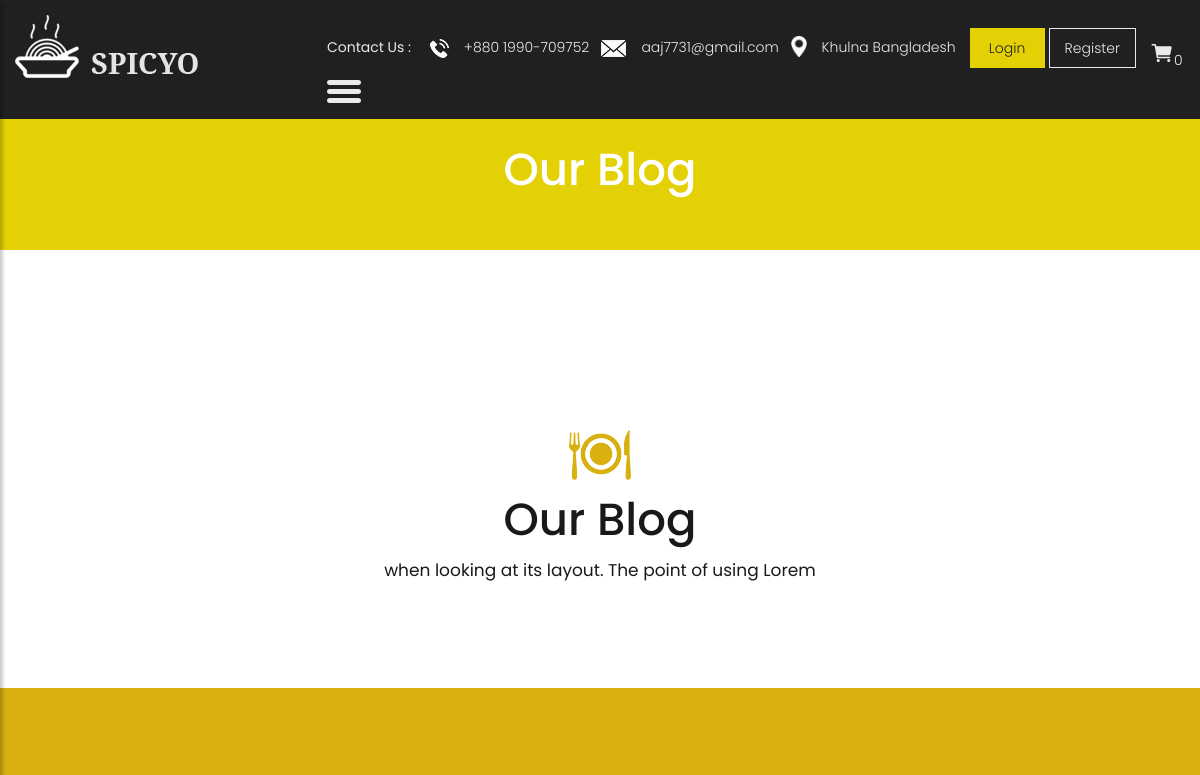
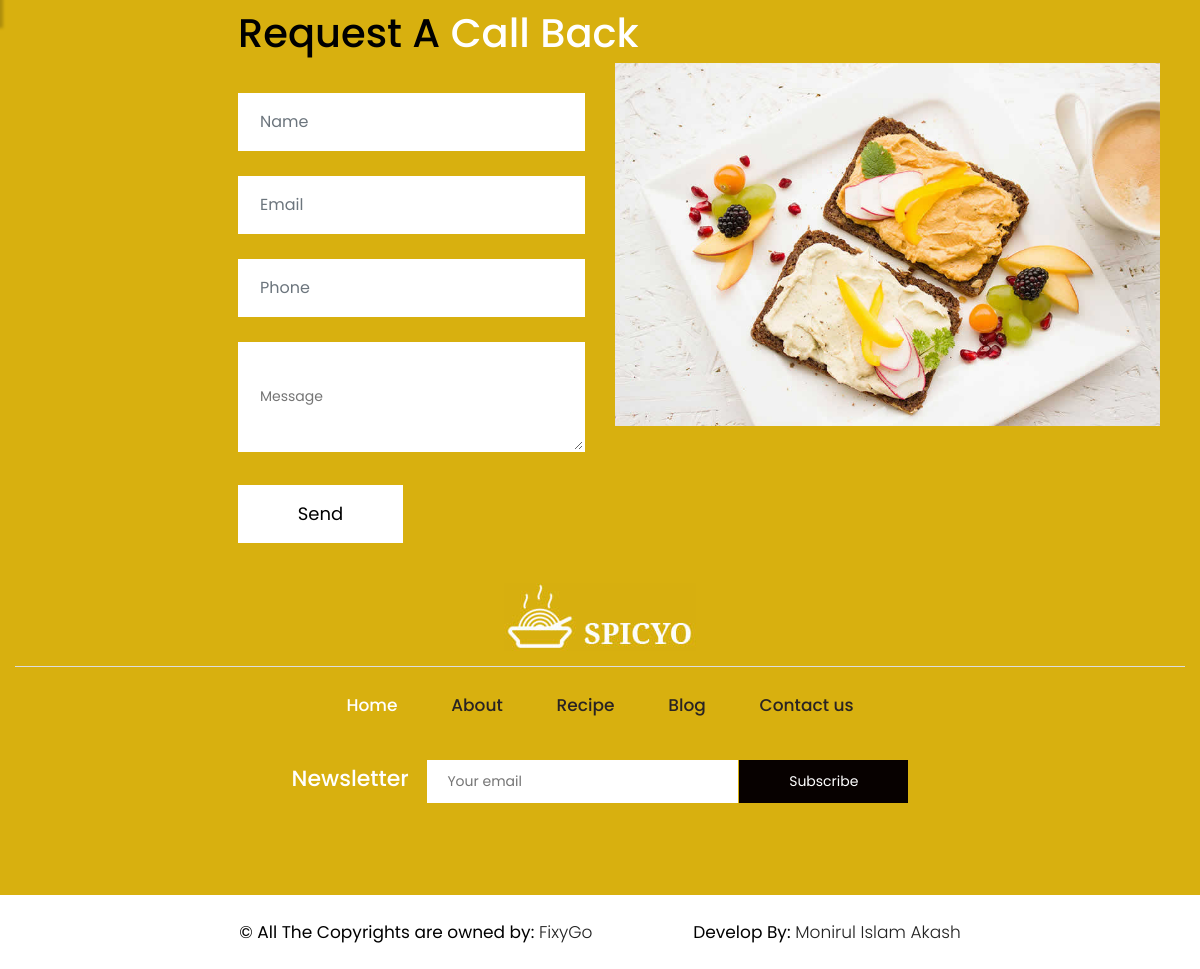
Page /blog on the earlier database version (2 pictures, top to bottom).
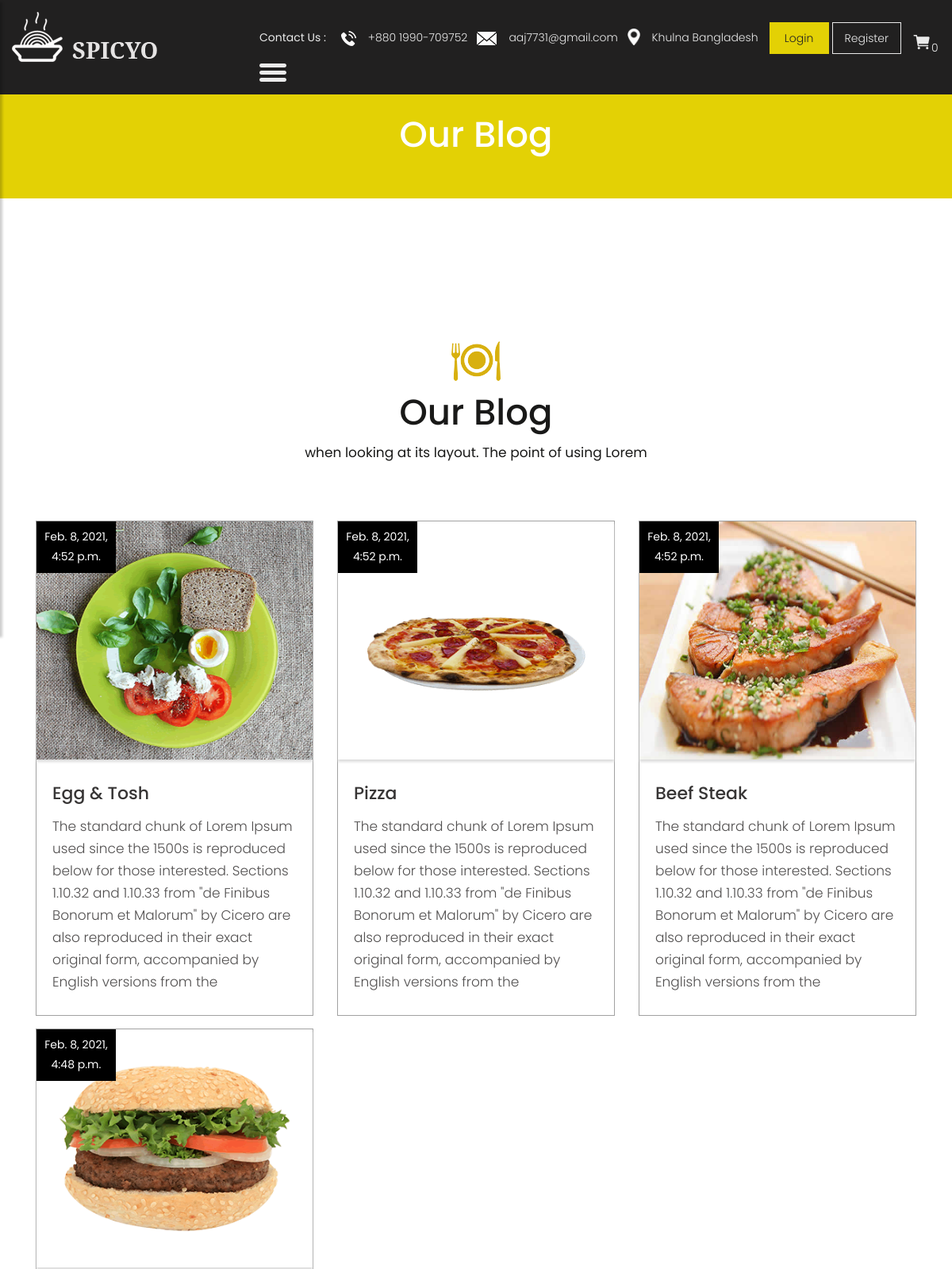
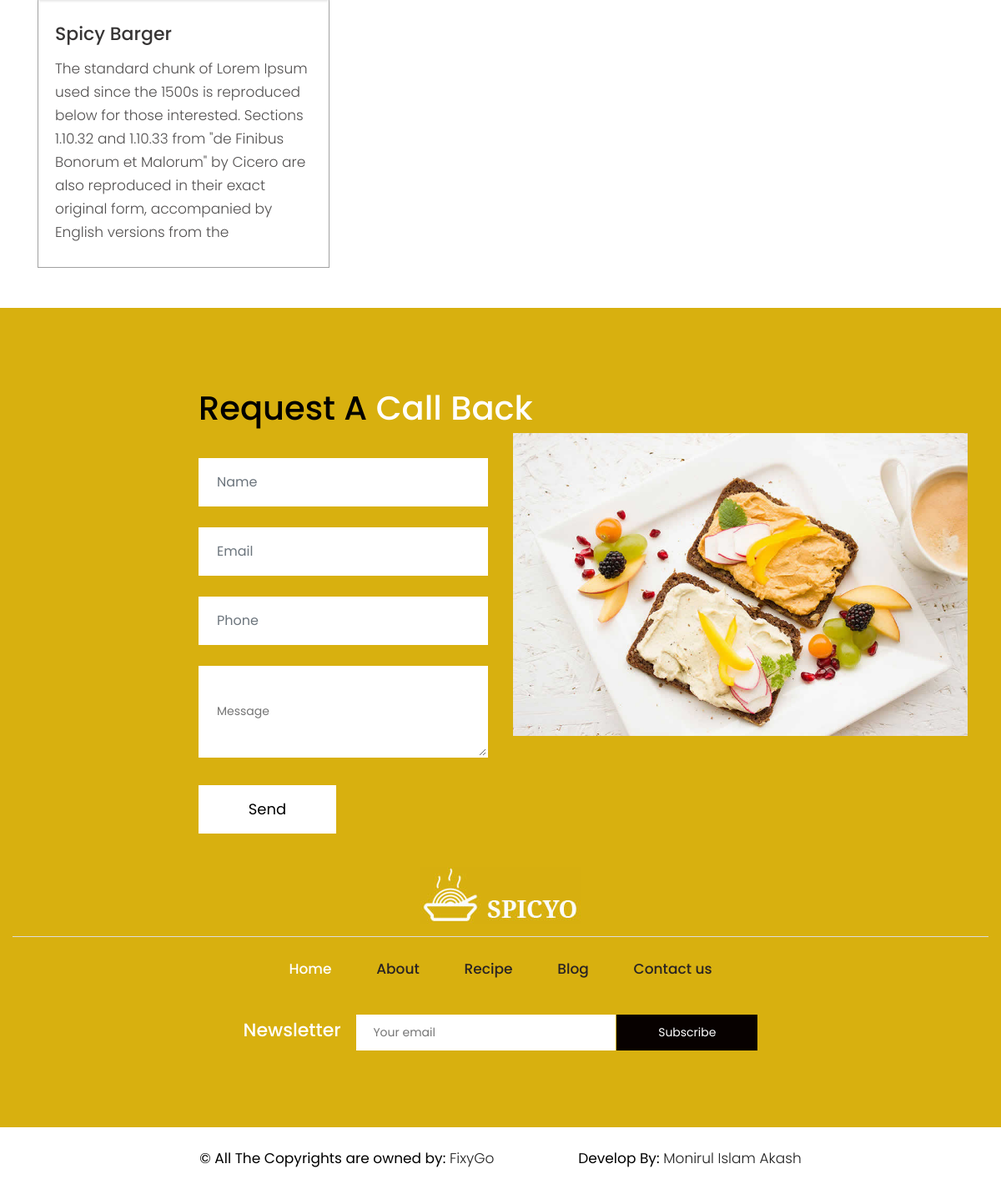
Same page on the later database version (2 pictures, top to bottom).
### shop/models.py (models this page shows, shortened)
class blogPost(models.Model):
    title=models.CharField(max_length=50)
    post=models.TextField()
    image=models.ImageField(upload_to="static/blogimage")
    date=models.DateTimeField(default=datetime.now())

### shop/views.py (the view)
# urls.py: path("blog",views.blog,name="blog"),
def blog(request):
    blogpost=blogPost.objects.order_by("-date")
    sevar={
        "blog":blogpost
    }
    return render(request,"blog.html",sevar)

### shop/templates/blog.html (shortened to what this page needs)
{% extends "base.html" %}
{% load static %}
{% block body %}
<div class="yellow_bg">
   <div class="container">
            <div class="row">
               <div class="col-md-12">
                  <div class="title">
                     <h2>Our Blog</h2>
                  </div>
               </div>
            </div>
          </div>
</div>
<div class="blog">
  <div class="container">
    <div class="row">
      <div class="col-md-12">
        <div class="title">
          <i><img src="{% static 'images/title.png' %}" alt="#"/></i>
          <h2>Our Blog</h2>
          <span>when looking at its layout. The point of using Lorem</span>
        </div>
      </div>
    </div>
    <div class="row mb-5">
    {% for i in blog %}
      <div class="col-xl-4 col-lg-4 col-md-4 col-sm-12 mt-3 mar_bottom">
        <div class="blog_box">
          <div class="blog_img_box">
            <figure><img src="{{i.image}}" alt="#"/ style="height:300px;">
             <span>{{i.date}}</span>
            </figure>
          </div>
          <h3>{{i.title}}</h3>
          <p>{{i.post}}</p>
        </div>
      </div>
    {% endfor %}
      </div>
    </div>
  </div>
</div>
{% endblock  %}

### shop/templates/base.html (shortened to what this page needs)
{% load static %}
<!DOCTYPE html>
<html lang="en">
<head>
    <link rel="stylesheet" href="{% static 'css/bootstrap.min.css' %}">
    <link rel="stylesheet" href="{% static 'css/owl.carousel.min.css' %}">
    <link rel="stylesheet" href="{% static 'css/style.css' %}">
    <link rel="stylesheet" href="{% static 'css/responsive.css' %}">
    <link rel="stylesheet" href="https://cdnjs.cloudflare.com/ajax/libs/font-awesome/4.7.0/css/font-awesome.min.css">
</head>
<body class="main-layout">
    <div class="wrapper">
    <div id="content">
    <header>
        <div class="container-fluid">
            <div class="row">
                <div class="col-md-3">
                    <div class="full">
                        <a class="logo" href="{% url "home" %}"><img src="{% static 'images/logo.png' %}" alt="#" /></a>
                    </div>
                </div>
                <div class="col-md-9">
                    <div class="full">
                        <div class="right_header_info">
                            <ul>
                                <li class="dinone">Contact Us : <img style="margin-right: 15px;margin-left: 15px;" src="{% static 'images/phone_icon.png' %}" alt="#"><a href="tel:+8801990709752">+880 1990-709752</a></li>
                                <li class="dinone"><img style="margin-right: 15px;" src="{% static 'images/mail_icon.png' %}" alt="#"><a href="mailto:aaj7731@gmail.com">aaj7731@gmail.com</a></li>
                                <li class="dinone"><img style="margin-right: 15px;height: 21px;position: relative;top: -2px;" src="{% static 'images/location_icon.png' %}" alt="#"><a href="https://www.google.com/maps/place/Khulna/@22.8453709,89.5322651,12z/data=!3m1!4b1!4m6!3m5!1s0x39ff9071cb47152f:0xf04b212290718952!8m2!3d22.8373287!4d89.5400472!16zL20vMDN0ODFj?entry=ttu">Khulna Bangladesh</a></li>
                                <li class="button_user"><a class="button active" href="{% url 'login' %}">Login</a><a class="button" href="{% url 'singup' %}">Register</a></li>
                                <li><font size="5"><a href="{% url 'order' %}"><ion-icon name="cart"></ion-icon></font><span id="item">0</span></a></li>
                                <li>
                                    <button type="button" id="sidebarCollapse">
                                        <img src="{% static 'images/menu_icon.png' %}" alt="#">
                                    </button>
                                </li>
                            </ul>
                        </div>
                    </div>
                </div>
            </div>
        </div>
    </header>
    {% block body %}{% endblock%}
    <fooetr>
        <div class="footer" style="margin-top:0px;">
            <div class="container-fluid">
                <div class="row">
                  <div class=" col-md-12">
                    <h2>Request  A<strong class="white"> Call  Back</strong></h2>
                  </div>
                    <div class="col-xl-6 col-lg-6 col-md-6 col-sm-12">
                        <form class="main_form" method="POST" action="{% url 'contact' %}">
                            <div class="row">
                                <div class="col-xl-12 col-lg-12 col-md-12 col-sm-12">
                                    <input name="name" class="form-control" placeholder="Name" type="text">
                                </div>
                                <div class="col-xl-12 col-lg-12 col-md-12 col-sm-12">
                                    <input name="email" class="form-control" placeholder="Email" type="text">
                                </div>
                                <div class="col-xl-12 col-lg-12 col-md-12 col-sm-12">
                                    <input name="Phone" class="form-control" placeholder="Phone" type="text">
                                </div>
                                <div class="col-xl-12 col-lg-12 col-md-12 col-sm-12">
                                    <textarea name="message" class="textarea" placeholder="Message" type="text" ></textarea>
                                </div>
                                <div class="col-xl-12 col-lg-12 col-md-12 col-sm-12">
                                    <button type="submit" class="send">Send</button>
                                </div>
                            </div>
                        </form>
                    </div>
                    <div class="col-xl-6 col-lg-6 col-md-6 col-sm-12">
                        <div class="img-box">
                            <figure><img src="{% static 'images/img.jpg' %}" alt="img" /></figure>
                        </div>
                    </div>
                </div>
                <div class="row">
                    <div class="col-md-12">
                        <div class="footer_logo">
                          <a href="index.html"><img src="{% static 'images/logo1.jpg' %}" alt="logo" /></a>
                        </div>
                    </div>
                    <div class="col-md-12">
                        <ul class="lik">
                            <li class="active"> <a href="{% url 'home' %}">Home</a></li>
                            <li> <a href="{% url 'about' %}">About</a></li>
                            <li> <a href="{% url 'recipe' %}">Recipe</a></li>
                            <li> <a href="{% url 'blog' %}">Blog</a></li>
                            <li> <a href="{% url 'contact' %}">Contact us</a></li>
                        </ul>
                    </div>
                    <div class="col-md-12">
                        <div class="new">
                            <h3>Newsletter</h3>
                            <form class="newtetter" method="POST" action="{% url 'sub_mail' %}">
                                <input class="tetter" placeholder="Your email" type="text" name="sub_mali">
                                <button type="submit" class="submit">Subscribe</button>
                            </form>
                        </div>
                    </div>
                </div>
            </div>
            <div class="copyright">
                <div class="container">
                    <p><b>© All The Copyrights are owned by:</b><a href="https://fixygo.com" class="mr-5"> FixyGo</a>   <a class="ml-5"><b>Develop By:</b></a><a href="https://monirulislamakash.netlify.app/"> Monirul Islam Akash </a></p>
                </div>
            </div>
        </div>
    </fooetr>
    </div>
</body>
</html>

### static/css/responsive.css (style rules this page uses)
@media (min-width: 1200px) and (max-width: 1500px) { .right_header_info ul li { font-size: 14px; margin-left: 12px; } }

Differences in the rows shown:
added blogPost: image (picture), date "Feb. 8, 2021, 4:52 p.m.", title "Egg & Tosh", post "The standard chunk of Lorem Ipsum used since the 1500s is reproduced below for those interested. Sections 1.10.32 and 1.10.33 from \"de Finibus Bonorum et Malorum\" by Cicero are also reproduced in their exact original form, accompanied by English versions from the"
added blogPost: image (picture), date "Feb. 8, 2021, 4:52 p.m.", title "Pizza", post "The standard chunk of Lorem Ipsum used since the 1500s is reproduced below for those interested. Sections 1.10.32 and 1.10.33 from \"de Finibus Bonorum et Malorum\" by Cicero are also reproduced in their exact original form, accompanied by English versions from the"
added blogPost: image (picture), date "Feb. 8, 2021, 4:52 p.m.", title "Beef Steak", post "The standard chunk of Lorem Ipsum used since the 1500s is reproduced below for those interested. Sections 1.10.32 and 1.10.33 from \"de Finibus Bonorum et Malorum\" by Cicero are also reproduced in their exact original form, accompanied by English versions from the"
added blogPost: image (picture), date "Feb. 8, 2021, 4:48 p.m.", title "Spicy Barger", post "The standard chunk of Lorem Ipsum used since the 1500s is reproduced below for those interested. Sections 1.10.32 and 1.10.33 from \"de Finibus Bonorum et Malorum\" by Cicero are also reproduced in their exact original form, accompanied by English versions from the"
